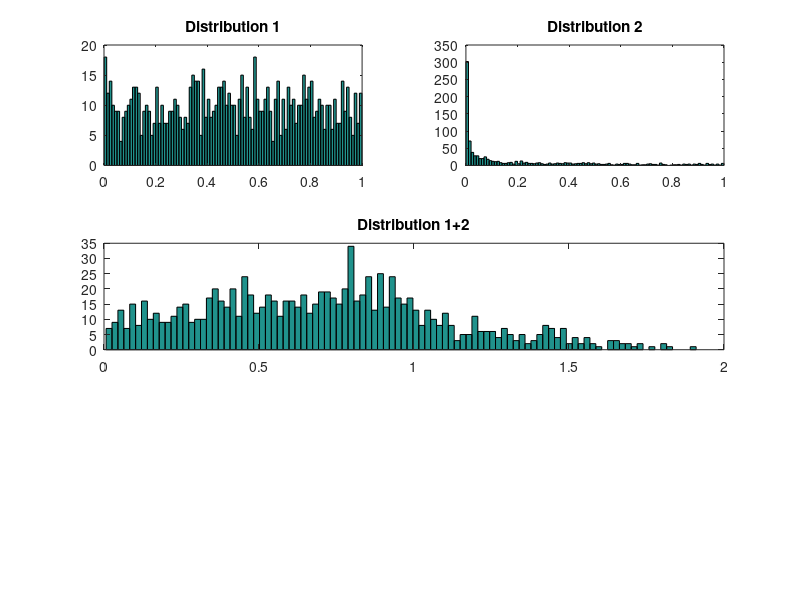

This figure's MATLAB source: (Note: this script raises an error after producing the figure.)
%%
%   COURSE: Master statistics and machine learning: intuition, math, code										
%      URL: udemy.com/course/statsml_x/?couponCode=202006 
% 
%  SECTION: Clustering and dimension-reduction
%    VIDEO: ICA
% 
%  TEACHER: Mike X Cohen, sincxpress.com
%

%%

% a clear MATLAB workspace is a clear mental workspace
close all; clear; clc
pkg load statistics % load Octave stats package

%% create data

% number of data points
N = 1000;

% a non-Gaussian distribution
dist1 = rand(N,1);

% another non-Gaussian distribution
dist2 = rand(N,1).^4;

% their separate and combined distributions
figure(1), clf
subplot(321)
hist(dist1,100)
title('Distribution 1')

subplot(322)
hist(dist2,100)
title('Distribution 2')

subplot(312)
hist(dist1+dist2,100)
title('Distribution 1+2')

%% ICA

% two non-Gaussian distributions
data = [ .4*dist1+.3*dist2 .8*dist1-.7*dist2 ]';

% ICA and scores
b = jader(data);
iscores = b*data;


% plot distributions

% IC 1
subplot(325), hist(iscores(1,:),100)
title('IC 1')

% IC 2
subplot(326), hist(iscores(2,:),100)
title('IC 2')

%% look at the data in data space and IC space

figure(2), clf
subplot(121)
plot(data(1,:),data(2,:),'o')
axis square
xlabel('Channel 1'), ylabel('Channel 2')

subplot(122)
plot(iscores(1,:),iscores(2,:),'o')
axis square
xlabel('IC 1'), ylabel('IC 2')

%% show that the original data match the ICs

% now plot data as a function of ICs
figure(3), clf
subplot(121)
plot(dist1,iscores(1,:),'o')
xlabel('Original signal'), ylabel('IC1 scores')
axis square

subplot(122)
plot(dist2,iscores(2,:),'o')
xlabel('Original signal'), ylabel('IC2 scores')
axis square

%% done.
